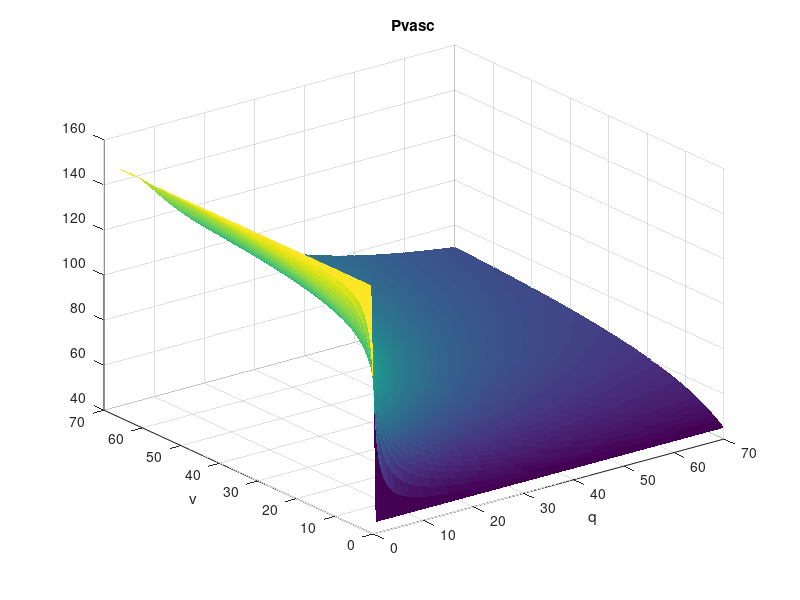
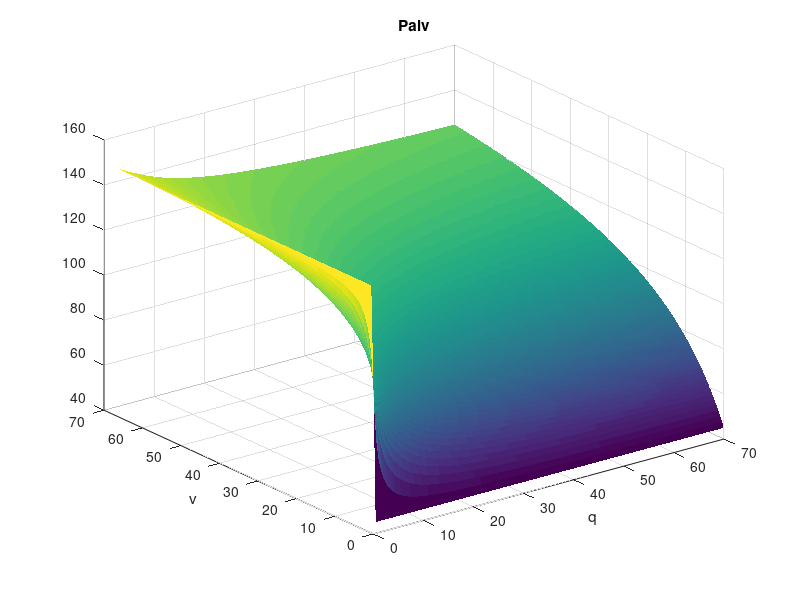
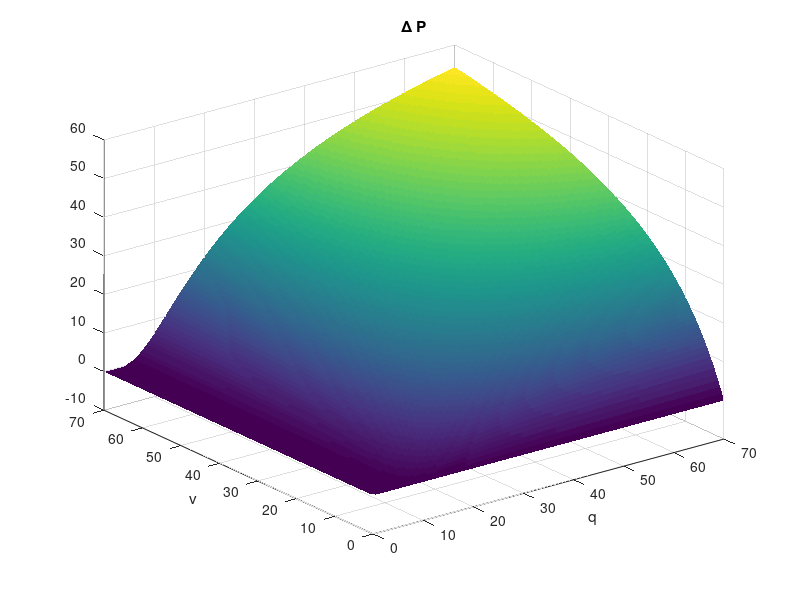
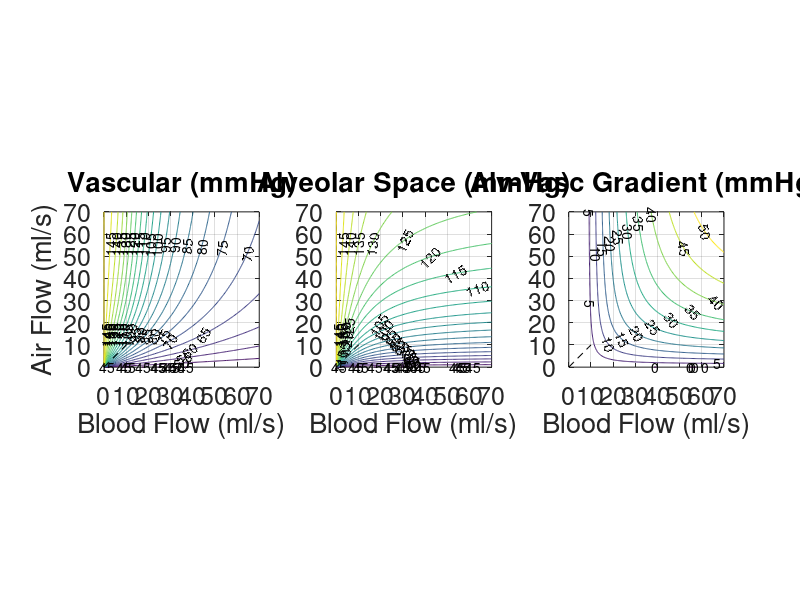

Here is the MATLAB script that generated these plots, in order: (Note: this script raises an error after producing the figures.)
clear; close all; clc;
% This script solves Model A and saves results into a .mat file + generates
% fun animated .gifs to show how the diffusion parameter affects model
% behavior

%%% parameters
D     = 80;   %apparent diffusion (ml/s)
Pair  = 150; %atmospheric oxygen partial pressure (mmHg)
Pin   = 45;  %mixed venous oxygen partial pressure - pulmonary inlet (mmHg)
Vvasc = 1;   %volume of vascular space (ml)
Valv  = 1;   %alveolar volume (ml)

Vp = 5; %ventilation flow (ml/s)
Qp = 5; %blood flow (ml/s)

%load optimized diffusion (D) parameter
load('ModelC_optimization_v2_results.mat','JC','DC')
[~, jCpi] = min(JC); DCp = DC(jCpi);
D = DCp;

par = [D Pair Pin Vvasc Valv Vp  Qp]; %parameters vector for ODE system

%%% grid for contour plot
de = 0.5;
q  = 0:de:70;
v  = 0:de:70;
[Q,V] = meshgrid(q,v);

Dv = 0.1:0.1:10; %vector of diffusion parameters to explore
Dpvasc = zeros(length(v),length(q),length(Dv));
Dpalv  = zeros(length(v),length(q),length(Dv));
Ddpac  = zeros(length(v),length(q),length(Dv));

% computing contour plot
palv  = (Pin*Q.*(exp(-D./Q)-1)-Pair*V)./(Q.*(exp(-D./Q)-1)-V);
pvasc = palv + (Pin-palv).*exp(-D./Q);
dpac  = palv - pvasc;

% contour plots for vector of diffusion parameters to explore
for j = 1:length(Dv)
    Dpalv(:,:,j)  = (Pin*Q.*(exp(-Dv(j)./Q)-1)-V.*Pair)./(Q.*(exp(-Dv(j)./Q)-1)-V);
    Dpvasc(:,:,j) = Dpalv(:,:,j) + (Pin-Dpalv(:,:,j)).*exp(-Dv(j)./Q);
    Ddpac(:,:,j)  = Dpalv(:,:,j) - Dpvasc(:,:,j);
end

save('ModelC_results.mat')

figure;
surf(Q,V,pvasc, 'EdgeColor','none')
title('Pvasc')
xlabel('q')
ylabel('v')
% set(gca,'zscale','log')
% axis equal

figure;
surf(Q,V,palv, 'EdgeColor','none')
title('Palv')
xlabel('q')
ylabel('v')
% set(gca,'zscale','log')
% axis equal

figure;
surf(Q,V,dpac, 'EdgeColor','none')
title('\Delta P')
xlabel('q')
ylabel('v')
% set(gca,'zscale','log')
% axis equal

CON = -30:5:150;
x = 0:10;
figure; % Contour Plot
subplot(1,3,1)
contour(Q,V,pvasc,CON,'ShowText','on')
hold on
plot(x,x,'k--')
set(gca,'fontsize',18)
title('Vascular (mmHg)')
xlabel('Blood Flow (ml/s)')
ylabel('Air Flow (ml/s)')
axis equal
grid on

subplot(1,3,2)
contour(Q,V,palv,CON,'ShowText','on')
hold on
plot(x,x,'k--')
set(gca,'fontsize',18)
title('Alveolar Space (mmHg)')
xlabel('Blood Flow (ml/s)')
axis equal
grid on

subplot(1,3,3)
contour(Q,V,dpac,CON,'ShowText','on')
hold on
plot(x,x,'k--')
set(gca,'fontsize',18)
title('Alv-Vasc Gradient (mmHg)')
xlabel('Blood Flow (ml/s)')
axis equal
grid on

%%%%%%%%%%%%%%%%%%%%%%%%%%%%%%%%%%%%%%%%%%%%
%%% big old plots
% figure; % Contour Plot
% subplot(3,3,1)
% contour(Q,V,squeeze(Dpvasc(:,:,1)),CON,'ShowText','on')
% hold on
% plot(x,x,'k--')
% set(gca,'fontsize',18)
% title('Vascular (mmHg)')
% ylabel('Air Flow (ml/s)')
% axis equal
% grid on
% 
% subplot(3,3,2)
% contour(Q,V,squeeze(Dpalv(:,:,1)),CON,'ShowText','on')
% hold on
% plot(x,x,'k--')
% set(gca,'fontsize',18)
% title('Alveolar Space (mmHg)')
% axis equal
% grid on
% 
% subplot(3,3,3)
% contour(Q,V,squeeze(Ddpac(:,:,1)),CON,'ShowText','on')
% hold on
% plot(x,x,'k--')
% set(gca,'fontsize',18)
% title('Alv-Vasc Gradient (mmHg)')
% axis equal
% grid on
% 
% subplot(3,3,4)
% contour(Q,V,squeeze(Dpvasc(:,:,2)),CON,'ShowText','on')
% hold on
% plot(x,x,'k--')
% set(gca,'fontsize',18)
% ylabel('Air Flow (ml/s)')
% axis equal
% grid on
% 
% subplot(3,3,5)
% contour(Q,V,squeeze(Dpalv(:,:,2)),CON,'ShowText','on')
% hold on
% plot(x,x,'k--')
% set(gca,'fontsize',18)
% axis equal
% grid on
% 
% subplot(3,3,6)
% contour(Q,V,squeeze(Ddpac(:,:,2)),CON,'ShowText','on')
% hold on
% plot(x,x,'k--')
% set(gca,'fontsize',18)
% axis equal
% grid on
% 
% subplot(3,3,7)
% contour(Q,V,squeeze(Dpvasc(:,:,3)),CON,'ShowText','on')
% hold on
% plot(x,x,'k--')
% set(gca,'fontsize',18)
% xlabel('Blood Flow (ml/s)')
% ylabel('Air Flow (ml/s)')
% axis equal
% grid on
% 
% subplot(3,3,8)
% contour(Q,V,squeeze(Dpalv(:,:,3)),CON,'ShowText','on')
% hold on
% plot(x,x,'k--')
% set(gca,'fontsize',18)
% xlabel('Blood Flow (ml/s)')
% axis equal
% grid on
% 
% subplot(3,3,9)
% contour(Q,V,squeeze(Ddpac(:,:,3)),CON,'ShowText','on')
% hold on
% plot(x,x,'k--')
% set(gca,'fontsize',18)
% xlabel('Blood Flow (ml/s)')
% axis equal
% grid on

%%% making gifs
CON = -30:5:150;
x = 0:10;
h = figure('units','normalized','outerposition',[0 0 1 1]);
for i = 1:length(Dv) %iterate by size of Dv
    %%%% make contour plots
    cla(gca)
    
    contour(Q,V,squeeze(Dpvasc(:,:,i)),CON,'ShowText','on')
    hold on
    plot(x,x,'k--')
    set(gca,'fontsize',18)
    xlabel('Cardiac Output (ml/s)')
    ylabel('Ventilation Magnitude (ml/s)')
    text(9,1,['D = ', num2str(Dv(i))],'fontsize',18)
    axis equal
    grid on
    
    if i == 1
        gif('ModelC_vasc.gif','DelayTime',1/15) %make gif file
    else
        gif %append frame to gif
    end
    disp(i)
end

h2 = figure('units','normalized','outerposition',[0 0 1 1]);
for i = 1:length(Dv) %iterate by size of Dv
    %%%% make contour plots
    cla(gca)
    
    contour(Q,V,squeeze(Dpalv(:,:,i)),CON,'ShowText','on')
    hold on
    plot(x,x,'k--')
    set(gca,'fontsize',18)
    xlabel('Cardiac Output (ml/s)')
    ylabel('Ventilation Magnitude (ml/s)')
    text(9,1,['D = ', num2str(Dv(i))],'fontsize',18)
    axis equal
    grid on
    
    if i == 1
        gif('ModelC_alv.gif','DelayTime',1/15) %make gif file
    else
        gif %append frame to gif
    end
    disp(i)
end

h3 = figure('units','normalized','outerposition',[0 0 1 1]);
for i = 1:length(Dv) %iterate by size of Dv
    %%%% make contour plots
    cla(gca)
    
    contour(Q,V,squeeze(Ddpac(:,:,i)),CON,'ShowText','on')
    hold on
    plot(x,x,'k--')
    set(gca,'fontsize',18)
    xlabel('Cardiac Output (ml/s)')
    ylabel('Ventilation Magnitude (ml/s)')
    text(9,1,['D = ', num2str(Dv(i))],'fontsize',18)
    axis equal
    grid on
    
    if i == 1
        gif('ModelC_grad.gif','DelayTime',1/15) %make gif file
    else
        gif %append frame to gif
    end
    disp(i)
end
